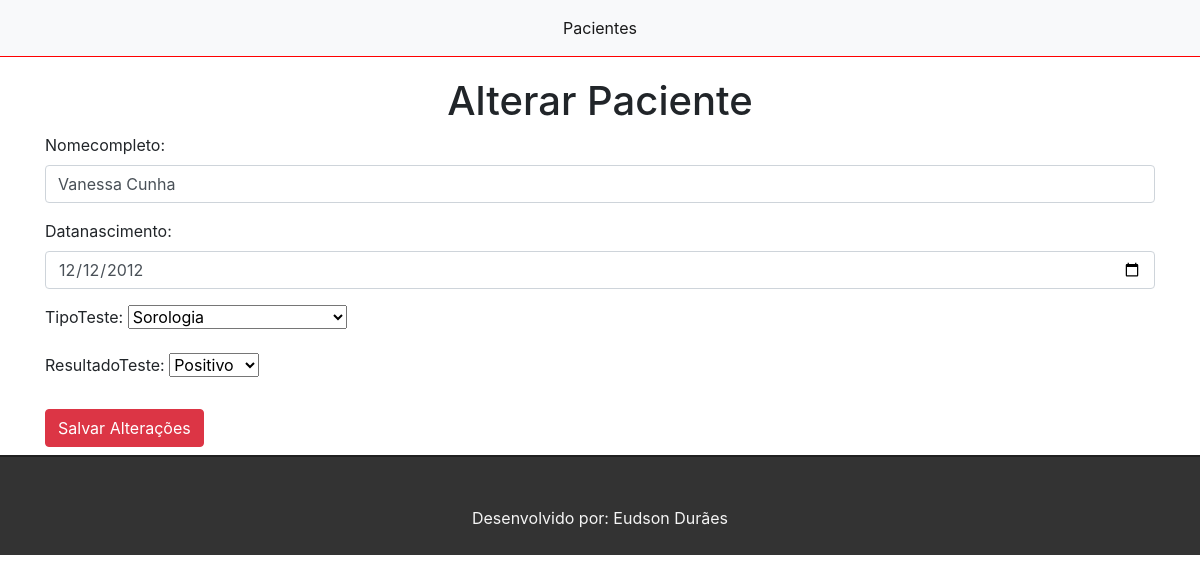
/AlterarPaciente/13, run on the app's committed database.
### ManterPacientes/models.py (models this page shows, shortened)
class Paciente(models.Model):
    Testes = (
        ("RT-PCR","RT-PCR"),("Sorologia","Sorologia"),("Teste Rápido","Teste Rápido"),("Antígenos","Antígenos"),("Teste Rápido - Anticorpos","Teste Rápido - Anticorpos")
    )
    Resultados = (
        ("Positivo","Positivo"),("Negativo","Negativo")
    )
    NomeCompleto = models.CharField(max_length=30)
    DataNascimento = models.DateField()
    TipoTeste = models.CharField(choices=Testes, max_length=30)
    ResultadoTeste = models.CharField(choices=Resultados, max_length=30)
    created_at = models.DateTimeField(auto_now_add=True)
    updated_at = models.DateTimeField(auto_now=True)

### ManterPacientes/views.py (the view)
# urls.py: path('AlterarPaciente/<int:id>', views.AlterarPaciente, name='AlterarPaciente'),
def AlterarPaciente(request,id):
    paciente = Paciente.objects.get(id=id)
    Formulario = PacienteForm(instance=paciente)
    if request.method == 'POST':
        Formulario = PacienteForm(request.POST, instance=paciente)
        if Formulario.is_valid():
            Formulario.save()
            return redirect("VisualizarPaciente")
    else:
        return render(request,'AlterarPaciente.html',{'PacienteForm':Formulario})

### ManterPacientes/forms.py
class PacienteForm(forms.ModelForm):
    NomeCompleto = forms.CharField(max_length=50,widget=forms.TextInput(attrs={'placeholder': 'Digite seu nome completo','class':'form-control'}))
    DataNascimento = forms.CharField(max_length=50,widget=forms.TextInput(attrs={'type':'date','class':'form-control'}))
    class Meta:
        model = Paciente
        fields = ('NomeCompleto','DataNascimento', "TipoTeste","ResultadoTeste")

### ManterPacientes/templates/AlterarPaciente.html (shortened to what this page needs)
{% extends 'base.html' %}
{%block Conteudo%}
<h1>Alterar Paciente</h1>
<form method="POST">
    {{PacienteForm.as_p}}
    <button type="submit" class="btn btn-danger my-2">Salvar Alterações</a>
    </form>
{%endblock%}

### ManterPacientes/static/css/styles.css (style rules this page uses)
h1 { text-align: center; }

### data on the page
Paciente: NomeCompleto "Vanessa Cunha", DataNascimento "12/12/2012", TipoTeste "Sorologia", ResultadoTeste "Positivo"
